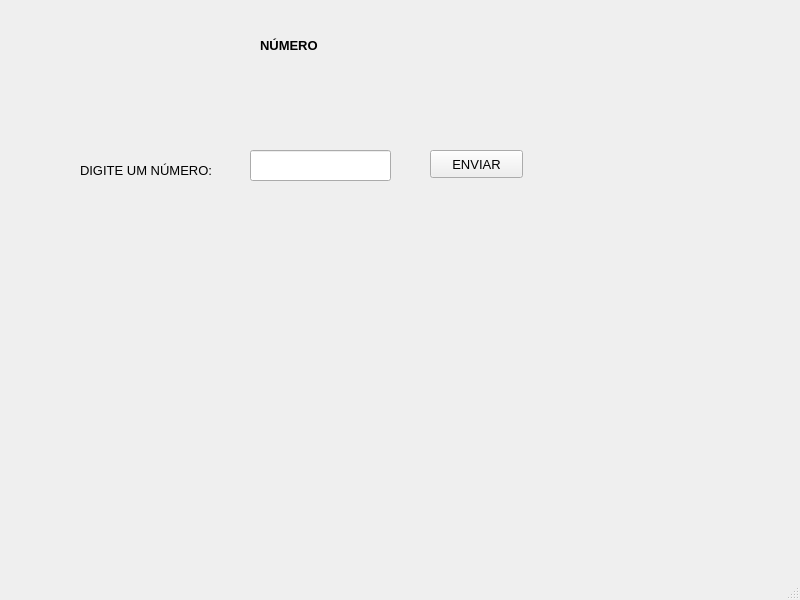
<?xml version="1.0" encoding="UTF-8"?>
<ui version="4.0">
 <class>MainWindow</class>
 <widget class="QMainWindow" name="MainWindow">
  <property name="geometry">
   <rect>
    <x>0</x>
    <y>0</y>
    <width>800</width>
    <height>600</height>
   </rect>
  </property>
  <property name="windowTitle">
   <string>MainWindow</string>
  </property>
  <widget class="QWidget" name="centralwidget">
   <widget class="QLineEdit" name="lineEditNum">
    <property name="geometry">
     <rect>
      <x>250</x>
      <y>150</y>
      <width>141</width>
      <height>31</height>
     </rect>
    </property>
    <property name="font">
     <font>
      <pointsize>10</pointsize>
     </font>
    </property>
   </widget>
   <widget class="QLabel" name="labelResult">
    <property name="geometry">
     <rect>
      <x>140</x>
      <y>220</y>
      <width>401</width>
      <height>211</height>
     </rect>
    </property>
    <property name="font">
     <font>
      <pointsize>10</pointsize>
      <weight>75</weight>
      <bold>true</bold>
     </font>
    </property>
    <property name="text">
     <string/>
    </property>
    <property name="wordWrap">
     <bool>true</bool>
    </property>
   </widget>
   <widget class="QLabel" name="label_titulo">
    <property name="geometry">
     <rect>
      <x>260</x>
      <y>20</y>
      <width>161</width>
      <height>51</height>
     </rect>
    </property>
    <property name="font">
     <font>
      <pointsize>10</pointsize>
      <weight>75</weight>
      <bold>true</bold>
     </font>
    </property>
    <property name="text">
     <string>NÚMERO</string>
    </property>
    <property name="wordWrap">
     <bool>true</bool>
    </property>
   </widget>
   <widget class="QLabel" name="label_num">
    <property name="geometry">
     <rect>
      <x>80</x>
      <y>150</y>
      <width>151</width>
      <height>41</height>
     </rect>
    </property>
    <property name="font">
     <font>
      <pointsize>10</pointsize>
     </font>
    </property>
    <property name="text">
     <string>DIGITE UM NÚMERO:</string>
    </property>
    <property name="wordWrap">
     <bool>true</bool>
    </property>
   </widget>
   <widget class="QPushButton" name="pushButtonEnviar">
    <property name="geometry">
     <rect>
      <x>430</x>
      <y>150</y>
      <width>93</width>
      <height>28</height>
     </rect>
    </property>
    <property name="font">
     <font>
      <pointsize>10</pointsize>
     </font>
    </property>
    <property name="text">
     <string>ENVIAR</string>
    </property>
   </widget>
  </widget>
  <widget class="QMenuBar" name="menubar">
   <property name="geometry">
    <rect>
     <x>0</x>
     <y>0</y>
     <width>800</width>
     <height>26</height>
    </rect>
   </property>
  </widget>
  <widget class="QStatusBar" name="statusbar"/>
 </widget>
 <resources/>
 <connections/>
</ui>
